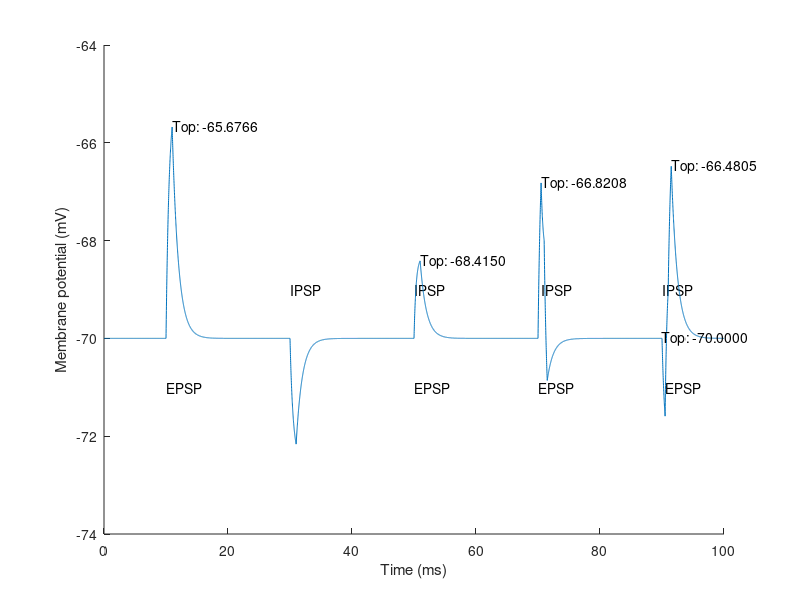

Reproduce this figure in MATLAB.
dt = 0.01; %ms
timeline = 0:dt:100; %ms

V = -70;

weight = 1;

% leak
gl = 1;
El = -70;
% Ext
ge = 0;
Ee = -60;
% ihb
gi = 0;
Ei = -75;

ges = zeros(1,length(timeline));
gis = zeros(1,length(timeline));

ges(timeline > 10 & timeline < 11) = 1;

gis(timeline > 30 & timeline < 31) = 1;

ges(timeline > 50 & timeline < 51) = 1;
gis(timeline > 50 & timeline < 51) = 1;

ges(timeline > 70 & timeline < 71) = 1;
gis(timeline > 70.5 & timeline < 71.5) = 1;

ges(timeline > 90.5 & timeline < 91.5) = 1;
gis(timeline > 90 & timeline < 91) = 1;

prevge = 0;
prevgi = 0;
idx = 1;
clf;
for i = timeline
    % Apply gate values
    ge = ges(idx);
    gi = gis(idx);
    % Apply text
    if prevgi == 0 && gi > 0
        text(timeline(idx),El +1, 'IPSP')
    end
    if prevge == 0 && ge > 0
        text(timeline(idx),El-1, 'EPSP')
    end
    % Set history
    prevgi = gi;
    prevge = ge;
    % Add random gate value deviation (peak detection doesnt work with
    % rand)
%     ge = ge + (rand() -0.5) * 0.1;
%     gi = gi + (rand() -0.5) * 0.1;
    % Form
    V = V - dt*(gl*(V-El) + weight*ge*(V-Ee) + weight*gi*(V-Ei));
    % Save'n index
    rmV(idx) = V;
    idx = idx + 1;
end
hold on
plot(timeline, rmV)
xlabel('Time (ms)');
ylabel('Membrane potential (mV)');
% [val, idx] = max(rmV);
% text(timeline(idx), val, sprintf('Top: %.4f', val));
% Peaks
[pks,locs] = findpeaks(abs(rmV+75),'MinPeakDistance',6);
for idx = locs
    text(timeline(idx), rmV(idx), sprintf('Top: %.4f', rmV(idx)));
end